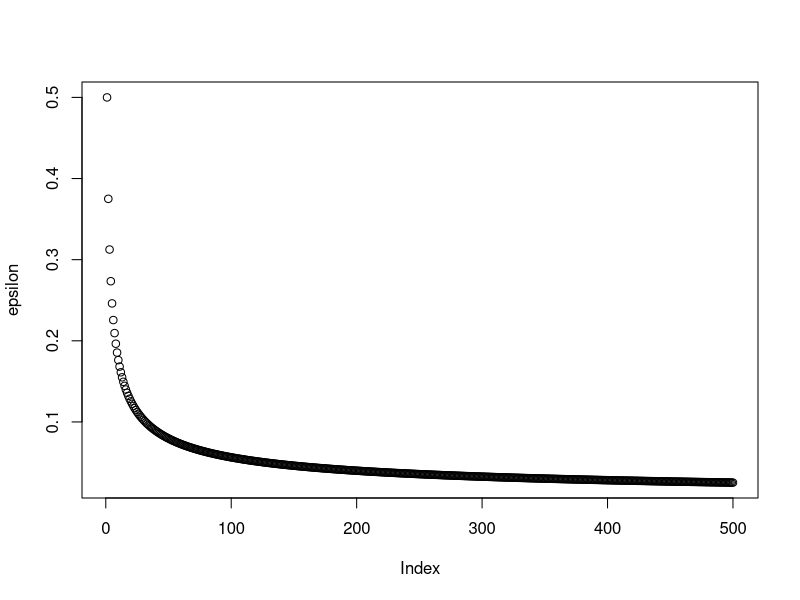
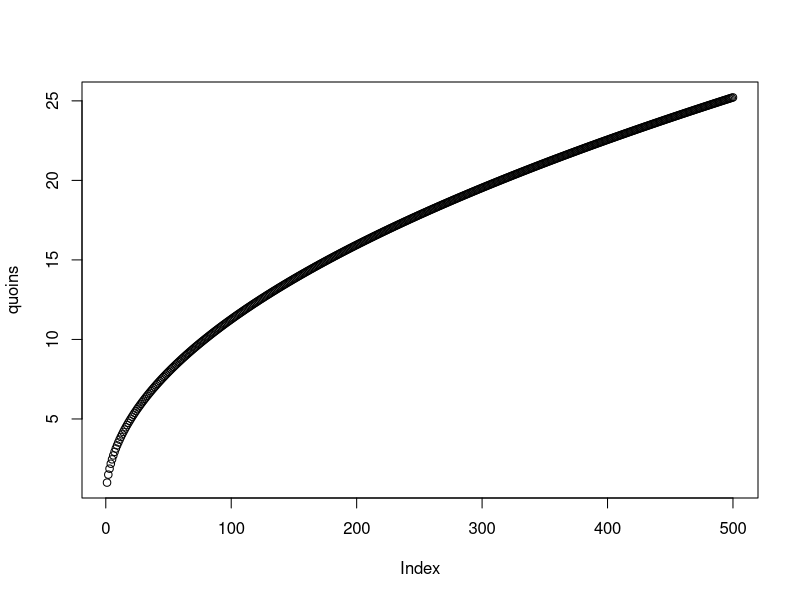
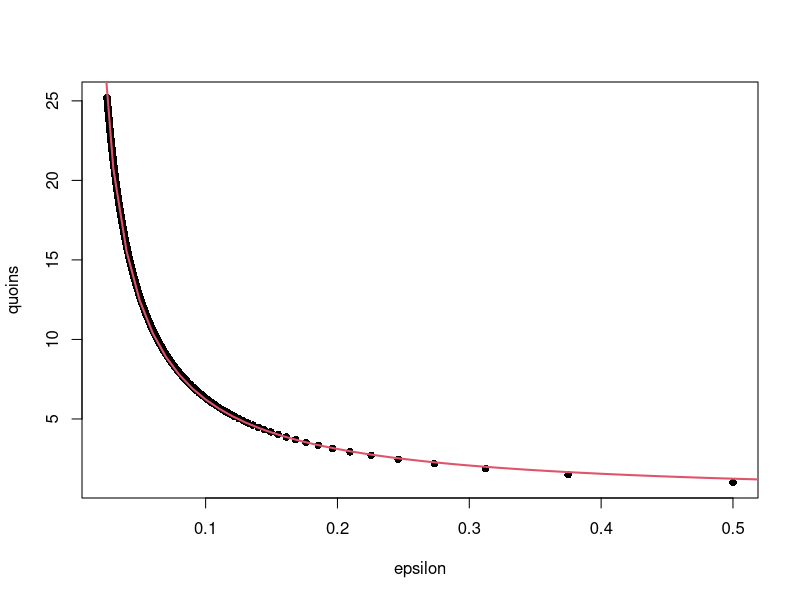

Here is the R script that generated these plots, in order:
# qk <- function(k) {choose(2*k,k)/((2*k-1)*2^(2*k))}
# tauk_fn <- function(k,p2) {2 * qk(k) * (1-p2^k) / (1-p2)}
#
# p <- seq(0.01, 0.99, 0.02)
# p2 <- 4*p*(1-p)
#
# kmax <- c(1,5,20,100,500)
#
# for (ii in 1:length(kmax)){
#   k <- 1:kmax[ii]
#
#   quoins <- numeric(length(p))
#   for (j in 1:length(p2)) {
#     Etauk <- numeric(length(k))
#     for (i in 1:length(k)) {
#       Etauk[i] <- tauk_fn(k[i], p2[j])
#     }
#     quoins[j] <- sum(Etauk)
#   }
#
#   epsilon <- 1- sum(qk(1:k))
#
# }
#
#


p2 <- function(p) {4*p*(1-p)}
qk <- function(k) {choose(2*k,k)/((2*k-1)*2^(2*k))}

p <- 0.499 # see what happens when you vary this
k <- 1:500

epsilon <- 1- cumsum(qk(k))
quoins <- (2/(1-p2(p))) * cumsum(qk(k) * (1-p2(p)^k))

plot(epsilon)
plot(quoins)
plot(epsilon, quoins, pch=16)

eps <- seq(0, 1, 0.01)
lines(eps, 0.6223*eps^(-1), lwd=2, col=2)

## no way does this relationship fit:
#lines(eps, 5.573*eps^(-0.5) - 11.06, col='purple')



